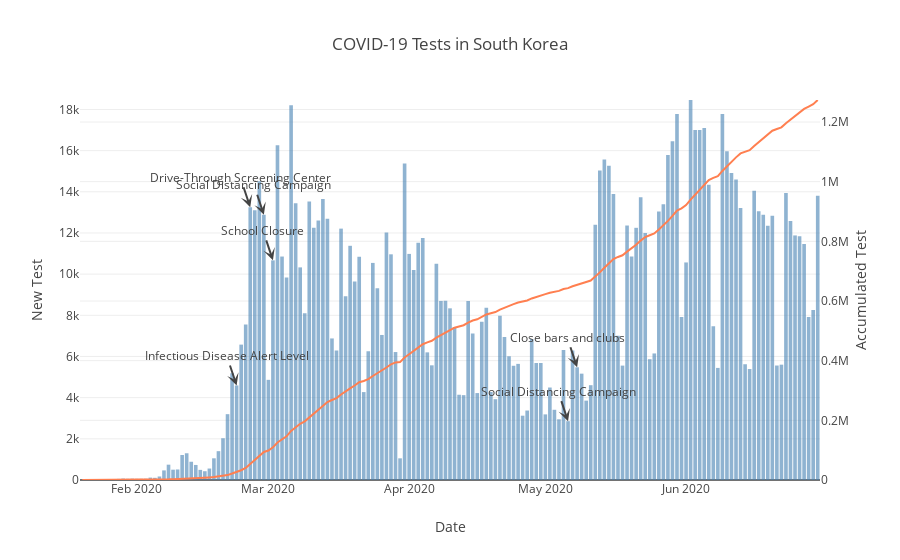

This figure's notebook cell:
### Markdown cell above
Number of daily COVID-19 tests markedly increased with the opening of the drive-through screening centers. Surge in testing was also seen with the weakest social distancing campaign. Daily testing also exhibits weekly fluctuations with less test from yesterday reported on Sunday and Monday.

### Code cell
fig = custom_plots.timeseries_new_accumulated(
    df=time,
    accumulated="accumulated_test",
    new="new_test",
    title="COVID-19 Tests in South Korea",
)
add_policy_annotation(fig, ydata="new_test")
fig.show()

### Figure 1 — Plotly figure (JSON) as saved in the notebook; plotly's stock layout.template omitted (floating-point values rounded to 4 significant figures; data arrays with more than 128 entries replaced by an {"elided": "..."} marker saying what was removed)
{"data": [{"customdata": {"elided": "163 str values"}, "hovertemplate": "%{y} (%{customdata})", "marker": {"color": "steelblue"}, "name": "New", "opacity": 0.6, "type": "bar", "x": {"elided": "163 str values"}, "y": {"elided": "163 int values"}}, {"marker": {"color": "coral"}, "name": "Accumulated", "type": "scatter", "x": {"elided": "163 str values"}, "y": {"elided": "163 int values"}, "yaxis": "y2"}], "layout": {"annotations": [{"arrowhead": 3, "showarrow": true, "text": "Infectious Disease Alert Level", "x": "2020-02-23", "y": 4593}, {"arrowhead": 3, "showarrow": true, "text": "Drive-Through Screening Center", "x": "2020-02-26", "y": 13249}, {"arrowhead": 3, "showarrow": true, "text": "Social Distancing Campaign", "x": "2020-02-29", "y": 12888}, {"arrowhead": 3, "showarrow": true, "text": "Social Distancing Campaign", "x": "2020-05-06", "y": 2858}, {"arrowhead": 3, "showarrow": true, "text": "School Closure", "x": "2020-03-02", "y": 10670}, {"arrowhead": 3, "showarrow": true, "text": "Close bars and clubs", "x": "2020-05-08", "y": 5475}], "hovermode": "x unified", "showlegend": false, "title": {"text": "COVID-19 Tests in South Korea"}, "xaxis": {"title": {"text": "Date"}}, "yaxis": {"range": [0, 18460], "title": {"text": "New Test"}}, "yaxis2": {"overlaying": "y", "range": [0, 1273766], "side": "right", "title": {"text": "Accumulated Test"}}}}
